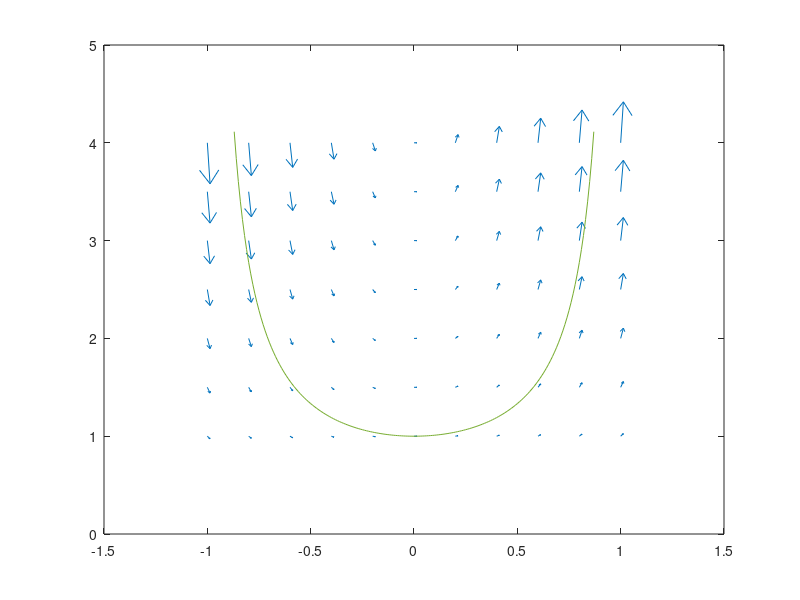

MATLAB code for this plot:
[t,y] = meshgrid(-1:0.2:1,1:0.5:4); dt = ones(7,11);dy = 2*t.*y.^2; quiver(t,y,dt,dy);
hold on
tt = -0.87:0.01:0.87;
yy = 1./(1-tt.^2);
  plot(tt,yy)
  hold off